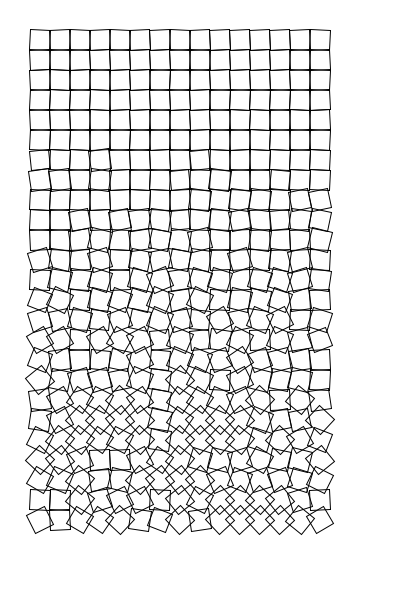
Frame 1 (no input)
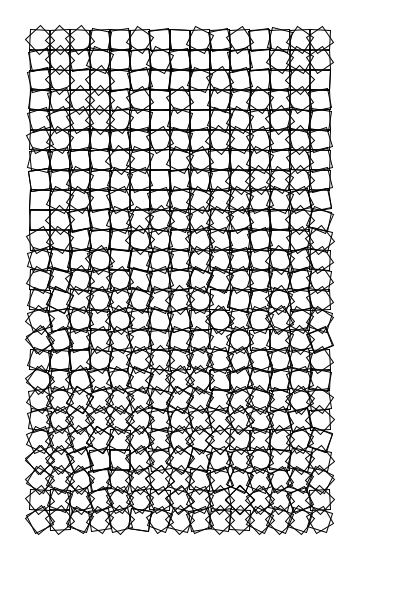
Frame 2 (the mouse pressed at the canvas centre, redrawn once)

The Processing sketch that drew these frames (run headless with seeded random() and noise(); the mouse was pressed at the canvas centre and the sketch redrawn once):

// Processing sketch: processing_185217
// ── processing_185217.pde

//Alana Alfrey
//Credit for instructions and reference http://www.artsnova.com/Nees_Schotter_Tutorial.html

int columns = 15;       
int rows = 25;          
int sqrsize=20;         
float rndStep=.25;      
float randsum=0;        
int padding=2*sqrsize;  
float randval;          
float dampen=0;      
 
void setup() {
  size (400,600);
  background(255);   
  stroke(0);         
  smooth();          
  noFill();          
  rectMode(CENTER);  
  noLoop();          
}
  
void draw() {
  for (int y=1; y <=rows; y++){
    randsum+=(y*rndStep);  
    for (int x=1; x<=columns; x++) {
      pushMatrix();
      randval=random(-randsum,randsum);
      translate( padding + (x*sqrsize) - (sqrsize) + (randval*dampen),
         padding + (y * sqrsize) - (sqrsize) + (randval*dampen));
      rotate(radians(randval));
      rect(0,0,sqrsize,sqrsize);
      popMatrix();
    } 
  }
}
